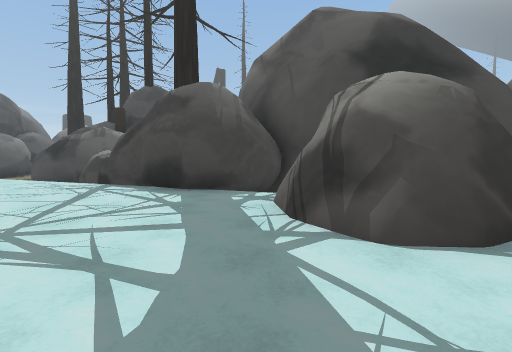
[1] (above)

17 first-person views from a walk through a Unity game level. The camera is 1.4 m above the floor, tilts 4° down and sees 85° across. The floor is counted in squares, 2 m on a side. Each view is taken from the middle of a square. On the plan, view 1 faces up. The plan holds only what a view shows up to about 9 squares ahead; the rest is blank. The place goes on beyond the plan. The player is left out. Some animated figures are not drawn. Some surface patterns are stand-ins.

[2]
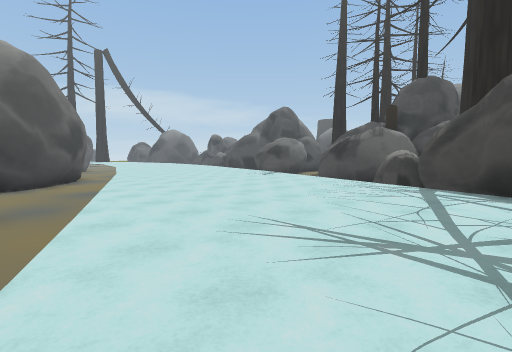

[3]
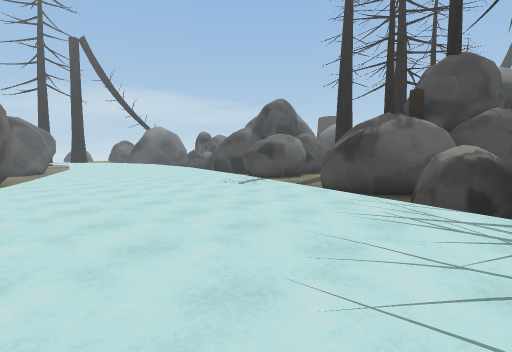

[4]
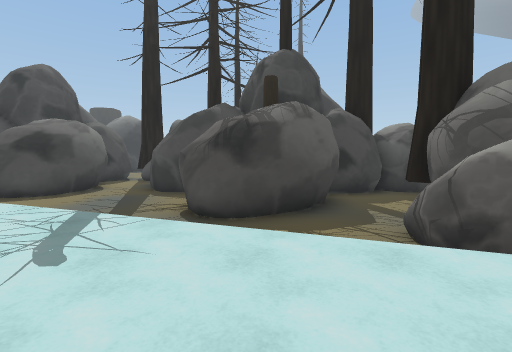

[5]
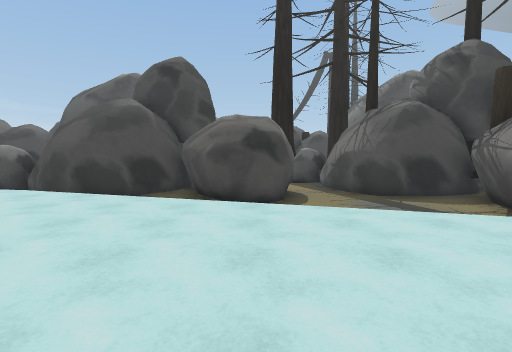

[6]
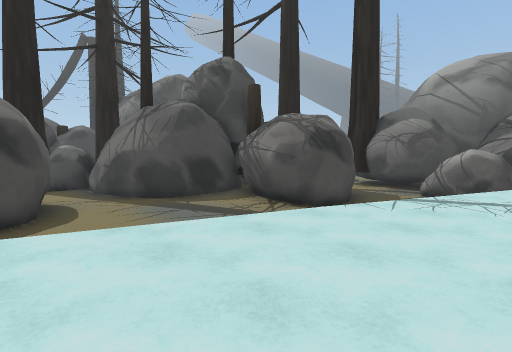

[7]
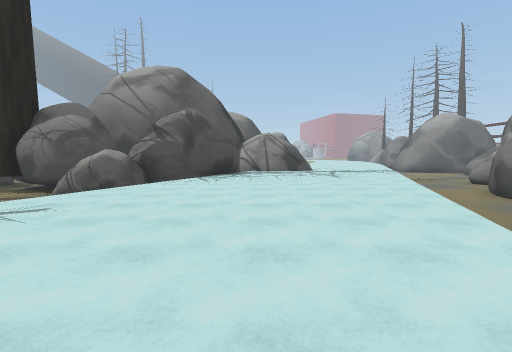

[8]
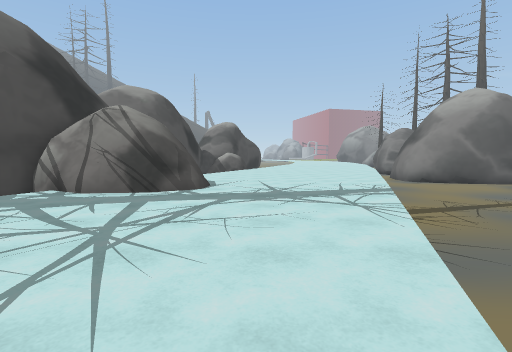

[9]
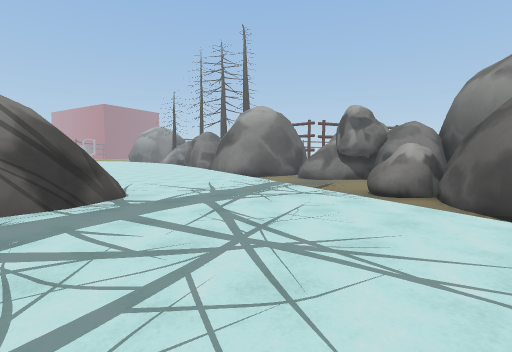

[10]
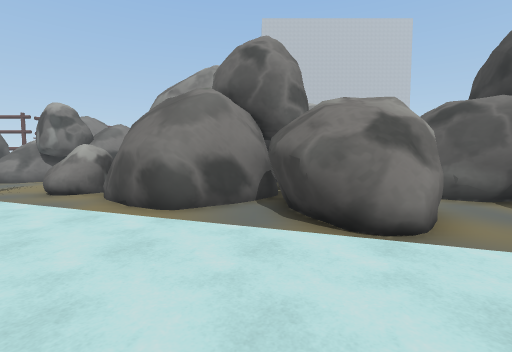

[11]
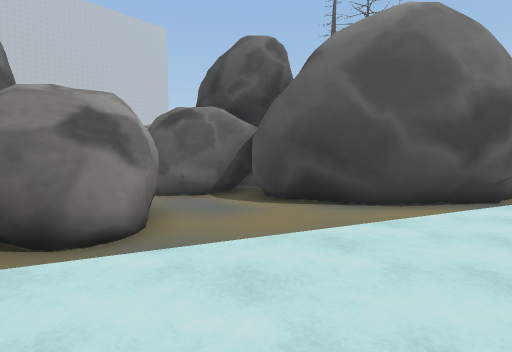

[12]
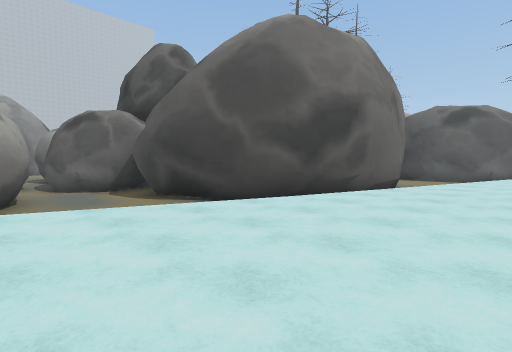

[13]
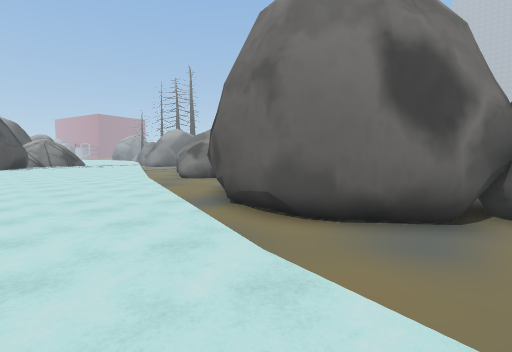

[14]
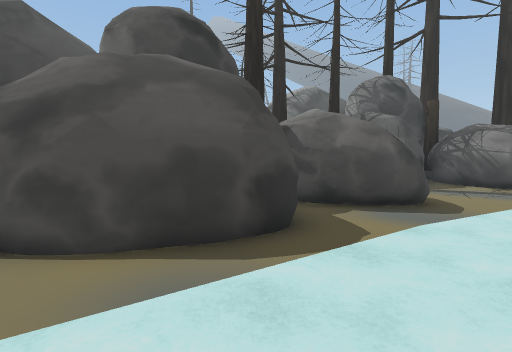

[15]
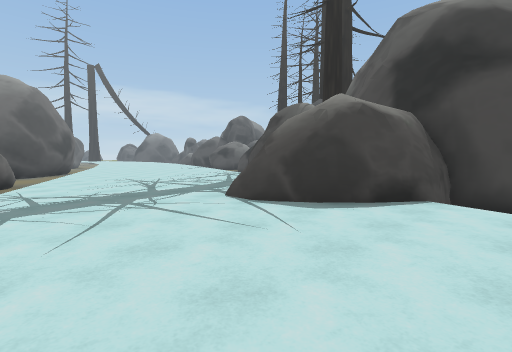

[16]
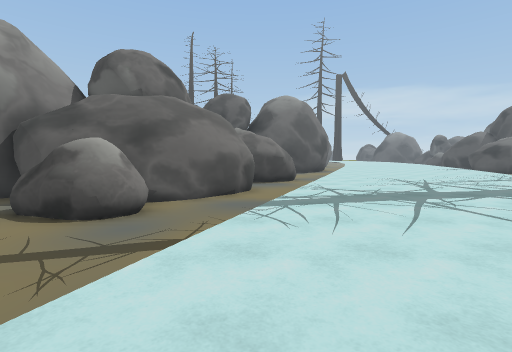

[17]
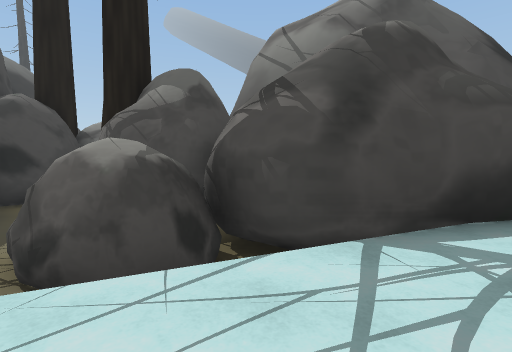

### Floor plan
Key: @ floor where view 1 was taken; # wall or solid block; . main floor; - floor 1 m lower than the main floor; v drop or lower ground; R rock; T tree.
Columns run from 23 left of view 1 to 5 right of it. Each row starts with its distance up from view 1.
 16  ####v#  #vv####
 15 vv###v####vvvv#  ###
 14 vvvvvvv##vvvvv#  #vT
 13 ...vvvvvvvvvvv# ##v#
 12 ......vvvvvvvv###vv#
 11     .....vv  vvvvvv#
 10      .......vv vvRR##
  9       .........v RR#
  8 .................vR##
  7 ....................#####
  6 vvv..................#####
  5 vvvvvv..................#  #v
  4 vvv###vvv...............####v
  3 v### ###v  v............###..
  2 v#     ##vvvvvv..............
  1 ##      ##vvvvvvv............
  0          #vvvv.vvvvv...@.....
 -1          #vvv###vvvvvv.......
 -2          #vv## #vv-vvvvvv....
 -3          ##v    v###vvvvvvv.
 -4           ##    ## ##vvvvvvv
 -5                     #RRRvvvv
 -6                     ##RRvvvv

Positions as (right, up) in squares from view 1, and headings:
1: (0, 0), facing up
2: (-2, 0), facing up-left
3: (-4, 3), facing up-left
4: (-8, 6), facing up
5: (-15, 7), facing up
6: (-15, 8), facing up-right
7: (-13, 5), facing right
8: (-5, 1), facing right
9: (-4, 4), facing down-right
10: (-7, 4), facing down
11: (-8, 4), facing down-left
12: (-10, 7), facing down-left
13: (-23, 8), facing down-right
14: (-23, 12), facing up-right
15: (5, -1), facing up-left
16: (5, -2), facing left
17: (-6, 6), facing up-right
